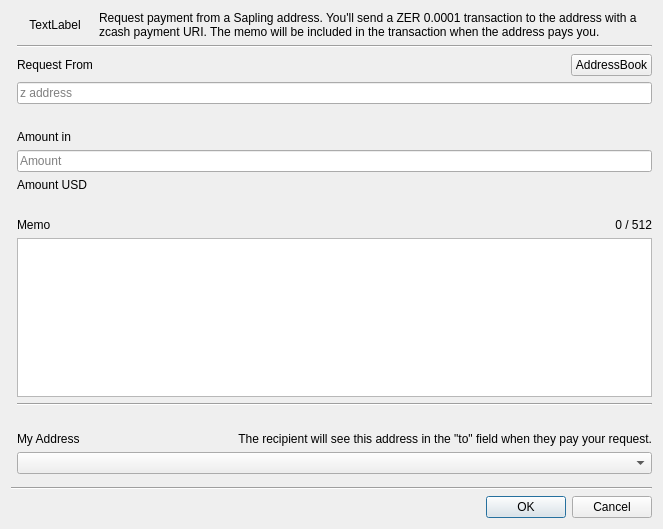
<?xml version="1.0" encoding="UTF-8"?>
<ui version="4.0">
 <class>RequestDialog</class>
 <widget class="QDialog" name="RequestDialog">
  <property name="geometry">
   <rect>
    <x>0</x>
    <y>0</y>
    <width>663</width>
    <height>529</height>
   </rect>
  </property>
  <property name="windowTitle">
   <string>Payment Request</string>
  </property>
  <layout class="QGridLayout" name="gridLayout">
   <item row="18" column="1" colspan="3">
    <widget class="AddressCombo" name="cmbMyAddress"/>
   </item>
   <item row="2" column="3">
    <layout class="QHBoxLayout" name="horizontalLayout">
     <item>
      <spacer name="horizontalSpacer">
       <property name="orientation">
        <enum>Qt::Horizontal</enum>
       </property>
       <property name="sizeHint" stdset="0">
        <size>
         <width>40</width>
         <height>20</height>
        </size>
       </property>
      </spacer>
     </item>
     <item>
      <widget class="QPushButton" name="btnAddressBook">
       <property name="text">
        <string>AddressBook</string>
       </property>
      </widget>
     </item>
    </layout>
   </item>
   <item row="21" column="0" colspan="4">
    <widget class="Line" name="line">
     <property name="orientation">
      <enum>Qt::Horizontal</enum>
     </property>
    </widget>
   </item>
   <item row="2" column="1">
    <widget class="QLabel" name="lblAddress">
     <property name="text">
      <string>Request From</string>
     </property>
    </widget>
   </item>
   <item row="15" column="1">
    <widget class="QLabel" name="label_2">
     <property name="text">
      <string>My Address</string>
     </property>
    </widget>
   </item>
   <item row="5" column="1" colspan="3">
    <widget class="QLabel" name="lblSaplingWarning">
     <property name="styleSheet">
      <string notr="true">color: red;</string>
     </property>
     <property name="text">
      <string/>
     </property>
    </widget>
   </item>
   <item row="6" column="1">
    <widget class="QLabel" name="lblAmount">
     <property name="text">
      <string>Amount in </string>
     </property>
    </widget>
   </item>
   <item row="10" column="1">
    <widget class="QLabel" name="label">
     <property name="text">
      <string/>
     </property>
    </widget>
   </item>
   <item row="24" column="2" colspan="2">
    <widget class="QDialogButtonBox" name="buttonBox">
     <property name="orientation">
      <enum>Qt::Horizontal</enum>
     </property>
     <property name="standardButtons">
      <set>QDialogButtonBox::Cancel|QDialogButtonBox::Ok</set>
     </property>
    </widget>
   </item>
   <item row="14" column="1">
    <widget class="QLabel" name="label_4">
     <property name="text">
      <string/>
     </property>
    </widget>
   </item>
   <item row="4" column="1" colspan="3">
    <widget class="QLineEdit" name="txtFrom">
     <property name="sizePolicy">
      <sizepolicy hsizetype="Minimum" vsizetype="Fixed">
       <horstretch>0</horstretch>
       <verstretch>0</verstretch>
      </sizepolicy>
     </property>
     <property name="alignment">
      <set>Qt::AlignLeading|Qt::AlignLeft|Qt::AlignVCenter</set>
     </property>
     <property name="placeholderText">
      <string>z address</string>
     </property>
    </widget>
   </item>
   <item row="1" column="1" colspan="3">
    <widget class="Line" name="line_3">
     <property name="orientation">
      <enum>Qt::Horizontal</enum>
     </property>
    </widget>
   </item>
   <item row="12" column="1" colspan="3">
    <widget class="MemoEdit" name="txtMemo">
     <property name="sizePolicy">
      <sizepolicy hsizetype="Expanding" vsizetype="Preferred">
       <horstretch>0</horstretch>
       <verstretch>0</verstretch>
      </sizepolicy>
     </property>
    </widget>
   </item>
   <item row="7" column="1" colspan="3">
    <widget class="QLineEdit" name="txtAmount">
     <property name="alignment">
      <set>Qt::AlignLeading|Qt::AlignLeft|Qt::AlignVCenter</set>
     </property>
     <property name="placeholderText">
      <string>Amount</string>
     </property>
    </widget>
   </item>
   <item row="13" column="1" colspan="3">
    <widget class="Line" name="line_2">
     <property name="orientation">
      <enum>Qt::Horizontal</enum>
     </property>
    </widget>
   </item>
   <item row="15" column="3">
    <widget class="QLabel" name="lblAddressInfo">
     <property name="text">
      <string>The recipient will see this address in the &quot;to&quot; field when they pay your request.</string>
     </property>
     <property name="alignment">
      <set>Qt::AlignRight|Qt::AlignTrailing|Qt::AlignVCenter</set>
     </property>
    </widget>
   </item>
   <item row="11" column="3">
    <widget class="QLabel" name="lblMemoLen">
     <property name="text">
      <string notr="true">0 / 512</string>
     </property>
     <property name="alignment">
      <set>Qt::AlignRight|Qt::AlignTrailing|Qt::AlignVCenter</set>
     </property>
    </widget>
   </item>
   <item row="9" column="1">
    <widget class="QLabel" name="txtAmountUSD">
     <property name="text">
      <string>Amount USD</string>
     </property>
     <property name="alignment">
      <set>Qt::AlignLeading|Qt::AlignLeft|Qt::AlignVCenter</set>
     </property>
    </widget>
   </item>
   <item row="20" column="1">
    <spacer name="verticalSpacer">
     <property name="orientation">
      <enum>Qt::Vertical</enum>
     </property>
     <property name="sizeHint" stdset="0">
      <size>
       <width>20</width>
       <height>40</height>
      </size>
     </property>
    </spacer>
   </item>
   <item row="11" column="1">
    <widget class="QLabel" name="label_3">
     <property name="text">
      <string>Memo</string>
     </property>
    </widget>
   </item>
   <item row="0" column="1">
    <widget class="QLabel" name="lblPixmap">
     <property name="text">
      <string>TextLabel</string>
     </property>
     <property name="alignment">
      <set>Qt::AlignCenter</set>
     </property>
    </widget>
   </item>
   <item row="0" column="2" colspan="2">
    <widget class="QLabel" name="lblHeader">
     <property name="text">
      <string>Request payment from a Sapling address. You'll send a ZER 0.0001 transaction to the address with a zcash payment URI. The memo will be included in the transaction when the address pays you.</string>
     </property>
     <property name="wordWrap">
      <bool>true</bool>
     </property>
    </widget>
   </item>
  </layout>
 </widget>
 <customwidgets>
  <customwidget>
   <class>MemoEdit</class>
   <extends>QPlainTextEdit</extends>
   <header>memoedit.h</header>
  </customwidget>
  <customwidget>
   <class>AddressCombo</class>
   <extends>QComboBox</extends>
   <header>addresscombo.h</header>
  </customwidget>
 </customwidgets>
 <tabstops>
  <tabstop>txtAmount</tabstop>
  <tabstop>txtMemo</tabstop>
 </tabstops>
 <resources/>
 <connections>
  <connection>
   <sender>buttonBox</sender>
   <signal>accepted()</signal>
   <receiver>RequestDialog</receiver>
   <slot>accept()</slot>
   <hints>
    <hint type="sourcelabel">
     <x>248</x>
     <y>254</y>
    </hint>
    <hint type="destinationlabel">
     <x>157</x>
     <y>274</y>
    </hint>
   </hints>
  </connection>
  <connection>
   <sender>buttonBox</sender>
   <signal>rejected()</signal>
   <receiver>RequestDialog</receiver>
   <slot>reject()</slot>
   <hints>
    <hint type="sourcelabel">
     <x>316</x>
     <y>260</y>
    </hint>
    <hint type="destinationlabel">
     <x>286</x>
     <y>274</y>
    </hint>
   </hints>
  </connection>
 </connections>
</ui>
